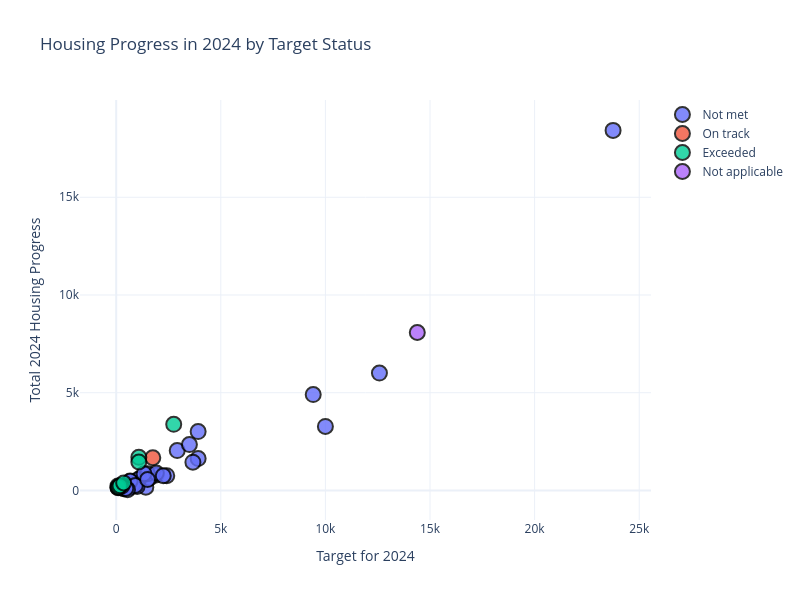

Notebook cell for this chart:
### Markdown cell above
# Interactive Graph for Housing Progress in 2024 by Target Status

### Code cell
graph = go.Figure()

# Add traces for each Housing Target Status
for status in df['Housing Target Status'].unique():
    subset = df[df['Housing Target Status'] == status]
    graph.add_trace(go.Scatter(
        x=subset['Target for 2024'],  # X-axis: Target for 2024
        y=subset['Total 2024 housing progress'],  # Y-axis: Total 2024 housing progress
        mode='markers',  # Use markers for scatter plot
        name=status,  # Legend name
        marker=dict(
            size=15,  # Marker size
            opacity=0.8,  # Marker opacity
            line=dict(width=2, color='black')  # Marker border
        ),
        text=subset['Municipality'],  # Show municipality name on hover
        hoverinfo='text+x+y')) # Display municipality name, x, and y on hover


# Update layout
graph.update_layout(
    title='Housing Progress in 2024 by Target Status',  # Title
    xaxis_title='Target for 2024',  # X-axis label
    yaxis_title='Total 2024 Housing Progress',  # Y-axis label
    width=800, 
    height=600,
    template='plotly_white') # Use a white theme



graph.show()

### Figure 1 — Plotly figure (JSON) as saved in the notebook; plotly's stock layout.template omitted (floating-point values rounded to 4 significant figures)
{"data": [{"hoverinfo": "text+x+y", "marker": {"line": {"color": "black", "width": 2}, "opacity": 0.8, "size": 15}, "mode": "markers", "name": "Not met", "text": ["Ajax", "Aurora", "Barrie", "Bradford West Gwillimbury", "Brampton", "Brantford", "Burlington", "Caledon", "Cambridge", "Clarington", "East Gwillimbury", "Georgina", "Greater Sudbury", "Guelph", "Haldimand County", "Halton Hills", "Hamilton", "Innisfil", "Kawartha Lakes", "Kingston", "Kitchener", "London", "Markham", "Mississauga", "New Tecumseth", "Newmarket", "Niagara Falls", "Norfolk County", "Oshawa", "Ottawa", "Peterborough City", "Richmond Hill", "St. Catharines", "Toronto", "Vaughan", "Waterloo", "Whitby", "Whitchurch-Stouffville", "Woodstock"], "type": "scatter", "x": [1417, 667, 1917, 542, 9417, 833, 2417, 1083, 1583, 1083, 358, 517, 317, 1500, 350, 792, 3917, 525, 542, 667, 2917, 3917, 3667, 10000, 533, 1000, 667, 475, 1917, 12583, 392, 2250, 917, 23750, 3500, 1333, 1500, 542, 458], "y": [163, 167, 791, 239, 4907, 280, 754, 553, 626, 584, 107, 223, 230, 849, 92, 266, 1632, 260, 332, 452, 2038, 3012, 1445, 3277, 231, 199, 481, 155, 887, 6007, 233, 752, 259, 18422, 2348, 857, 557, 42, 105]}, {"hoverinfo": "text+x+y", "marker": {"line": {"color": "black", "width": 2}, "opacity": 0.8, "size": 15}, "mode": "markers", "name": "On track", "text": ["Belleville", "Milton"], "type": "scatter", "x": [258, 1750], "y": [213, 1673]}, {"hoverinfo": "text+x+y", "marker": {"line": {"color": "black", "width": 2}, "opacity": 0.8, "size": 15}, "mode": "markers", "name": "Exceeded", "text": ["Chatham-Kent", "North Bay", "Oakville", "Pickering", "Sarnia", "Sault Ste. Marie", "Thunder Bay", "Welland", "Windsor"], "type": "scatter", "x": [92, 83, 2750, 1083, 83, 125, 183, 358, 1083], "y": [136, 230, 3382, 1696, 150, 180, 246, 382, 1456]}, {"hoverinfo": "text+x+y", "marker": {"line": {"color": "black", "width": 2}, "opacity": 0.8, "size": 15}, "mode": "markers", "name": "Not applicable", "text": ["Municipalities without targets"], "type": "scatter", "x": [14392], "y": [8081]}], "layout": {"height": 600, "title": {"text": "Housing Progress in 2024 by Target Status"}, "width": 800, "xaxis": {"title": {"text": "Target for 2024"}}, "yaxis": {"title": {"text": "Total 2024 Housing Progress"}}}}
